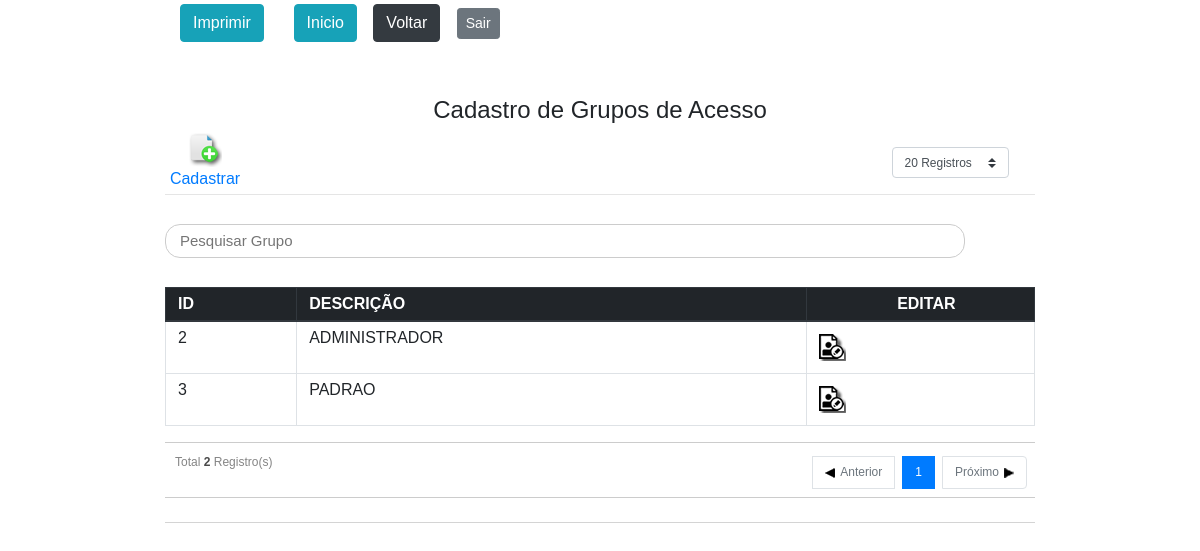
Page /admin/lista_grupoacesso.php (signed in) on the committed database.
### tables this page shows
CREATE TABLE IF NOT EXISTS `grupoacesso` (
  `GRUPOACESSO_ID` int(11) NOT NULL AUTO_INCREMENT,
  `NM_GRUPOACESSO` varchar(30) NOT NULL,
  `GRUPOACESSO_ATIVO` int(1) NOT NULL DEFAULT '1',
  `DT_CADASTRO` timestamp NOT NULL DEFAULT CURRENT_TIMESTAMP,
  `DT_ALTERACAO` datetime DEFAULT NULL,
  PRIMARY KEY (`GRUPOACESSO_ID`)
);

### admin/include/grupoacesso.php (the view, shortened to what this page needs)
<table id="tabelagrupoacesso" class="table table-bordered table-hover table-condensed">
  <thead class="thead-dark">
	<tr>
		<th scope="col">ID</th>
		<th scope="col">DESCRIÇÃO</th>
		<th scope="col" style="padding-right:0;text-align:center" class="no-print">EDITAR</th>
	</tr>
  </thead>
  <tbody>
	<?php
		if ($total > 0) {
			do {
				?>
				<tr <?php if ($registros["GRUPOACESSO_ATIVO"]==0) echo 'class="table-dark"'?>>
					<td><?=$registros['GRUPOACESSO_ID']?></td>
					<td><?=$registros['NM_GRUPOACESSO']?></td>
					<td class="no-print">
						<form class="form-inline" method="POST" action="edita_grupoacesso.php" id="form_dados" style = "text-align:center">
							<input type="image" src="../images/btn_edit_profile.png" name="Editar">
						</form>
					</td>
				</tr>
				<?php
			} while ($registros = mysqli_fetch_assoc($exec_query));
			}else echo $msg_semregistros;
	?>
</tbody>
</table>

### css/estilo.css (style rules this page uses)
tr { line-height: 0.5; }

### rows in the picture
grupoacesso: GRUPOACESSO_ID "2", NM_GRUPOACESSO "ADMINISTRADOR"
grupoacesso: GRUPOACESSO_ID "3", NM_GRUPOACESSO "PADRAO"

### other values in the picture
$totalNumRows "2"
$totalPaginas "1"
